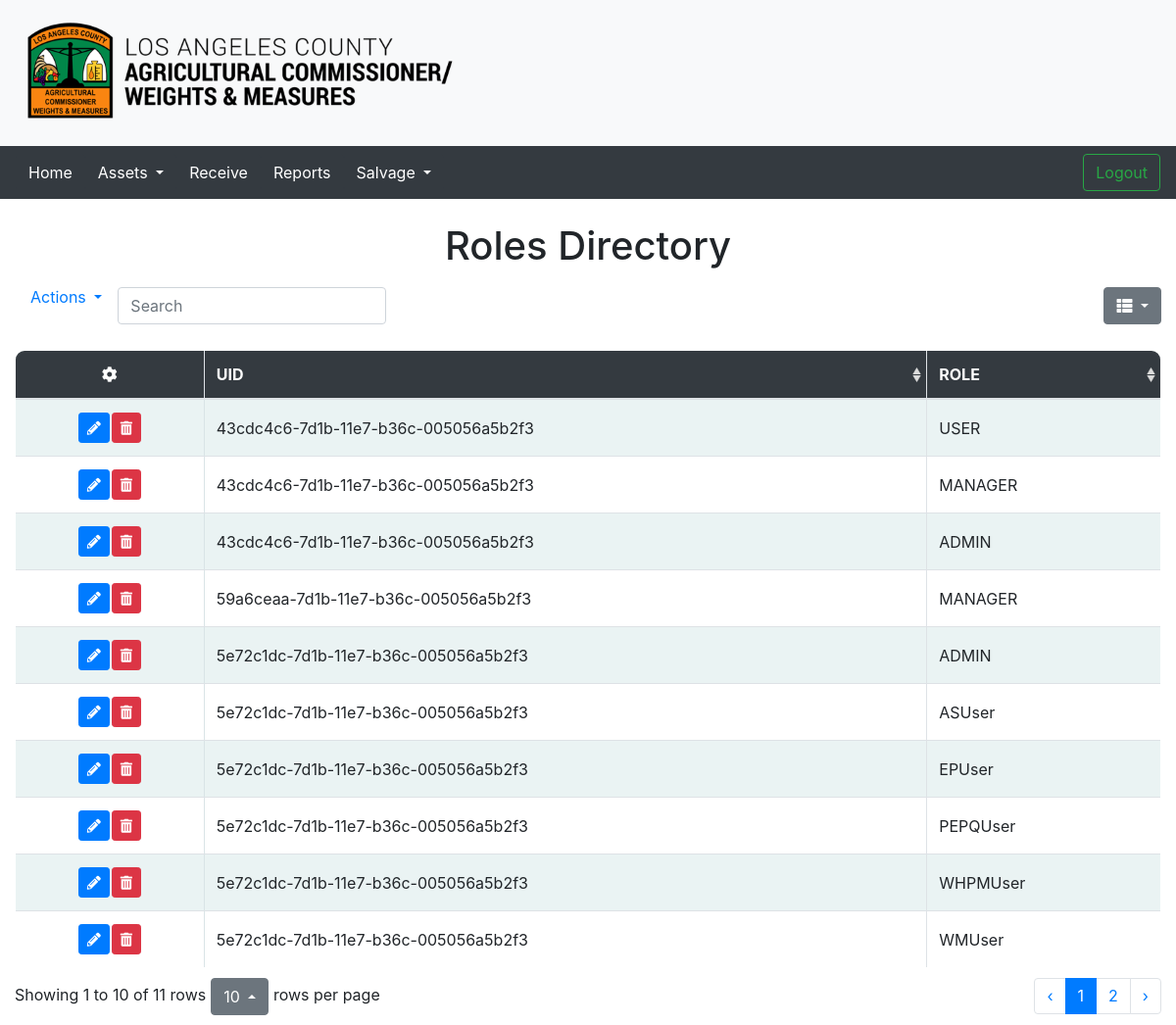
The app's page /admin.php with its own data.
### tables this page shows
CREATE TABLE `ROLES` (
  `UID` varchar(2000) DEFAULT NULL,
  `ROLE` varchar(2000) DEFAULT NULL
);

### admin.php (the view, shortened to what this page needs)
<?php
include 'header.php';
  $conn = OpenCon();
  $sql = "SELECT * FROM ROLES ORDER BY UID";
echo '<br><center><h1>Roles Directory</h1></center>';
echo '
<div class="col-md-12">
 <div id="alert" class="alert alert-info text-center" style="margin-top:20px; display:none;">
              <button class="close"><span aria-hidden="true">&times;</span></button>
                <span id="alert_message"></span>
        </div>
  <div class="columns columns-right btn-group float-left">
    <a class="nav-link dropdown-toggle" href="#" id="navbarDropdown" role="button" data-toggle="dropdown" aria-haspopup="true" aria-expanded="false">
      Actions
    </a>
  <div class="dropdown-menu" aria-labelledby="navbarDropdown">
    <a id="addnew" class="dropdown-item btn btn-success">Add Role</a>
    <a class="dropdown-item" href="#">Export</a>
    <a class="dropdown-item" href="#">Other</a>
  </div>
  </div>
      <table class="responstable" data-toggle="table" data-search="true" data-pagination="true" data-search-align="left" data-show-columns="true">
        <thead>
          <tr>
            <th><em class="fa fa-cog"></em></th>
            <th data-sortable="true">UID</th>
            <th data-sortable="true">ROLE</th>
          </tr>
        </thead>
      <tbody>';
        if ($result = $conn->query($sql))
        {
          if ($result->rowCount() > 0)
        {
        while ($row = $result->fetch())
        {
         echo'<tr align="center">
            <td>
              <div class="btn-group" role="group">
                <a class="edit-btn">
                <button class="btn btn-primary btn-sm edit" data-id="'.$row["UID"].",".$row["ROLE"].'">
                  <em class="fas fa-pencil-alt"></em></button>
                </a>
                <a class="delete-btn">
                  <button class="btn btn-danger btn-sm delete" data-id="'.$row["UID"].",".$row["ROLE"].'">
                  <em class="fas fa-trash-alt""></em></button>
                </a>
              </div>
            </td>';
echo        "<td>" . $row['UID'] . "</td>";
echo        "<td>" . $row['ROLE'] . "</td>";
echo      "</tr>";
        }
        }
        else
        {
          echo " No results to display!";
        }
        }
        else
        {
          echo "Error: " . $conn->error;
        }
        echo '</div>';
?>
<body>
</body>
</html>

### header.php (shortened to what this page needs)
<!DOCTYPE html>
<html>
<head>
	<link rel="stylesheet" type="text/css" href="bootstrap.css" />
	<link rel="stylesheet" href="https://maxcdn.bootstrapcdn.com/bootstrap/4.3.1/css/bootstrap.min.css">
    <link rel="stylesheet" href="https://cdnjs.cloudflare.com/ajax/libs/font-awesome/4.7.0/css/font-awesome.min.css">
    <link rel="stylesheet" href="https://use.fontawesome.com/releases/v5.6.3/css/all.css">
    <link rel="stylesheet" type="text/css" href="bootstrap-table.css" />
</head>
<body>
	<nav class="navbar navbar-expand-lg navbar-light bg-light justify-content-between">
		<a class="navbar-brand"><img src="acwm_logo.png"></a>
	</nav>
	<nav class="navbar navbar-expand-lg navbar-dark bg-dark">
		<div class="collapse navbar-collapse" id="navbarColor01">
			<ul class="nav navbar-nav ml-auto w-100 justify-content-left">
				<li class="nav-item active">
					<a class="btn btn-dark" href="home.php" role="button">Home</a>
				</li>
				<li class="nav-item">
					<div class="dropdown">
						<button class="btn btn-dark dropdown-toggle" type="button" id="dropdownMenuButton" data-toggle="dropdown" aria-haspopup="true" aria-expanded="false">
							Assets
						</button>
					</div>
				</li>
				<li class="nav-item active">
					<a class="btn btn-dark" href="receive.php" role="button">Receive</a>
				</li>
				<li class="nav-item active">
					<a class="btn btn-dark" href="reports.php" role="button">Reports</a>
				</li>
				<li class="nav-item">
					<div class="dropdown">
						<button class="btn btn-dark dropdown-toggle" type="button" id="dropdownMenuButton" data-toggle="dropdown" aria-haspopup="true" aria-expanded="false">
							Salvage
						</button>
					</div>
				</li>
			</ul>
			<ul class="nav navbar-nav ml-auto w-100 justify-content-end">
				<li class="nav-item active">
					<a href="logout.php" class="btn btn-outline-success float-right" role="button">Logout</a>
				</li>
			</ul>
		</div>
	</nav>
</body>
</html>

### records on screen
roles: UID "43cdc4c6-7d1b-11e7-b36c-005056a5b2f3", ROLE "USER"
roles: UID "43cdc4c6-7d1b-11e7-b36c-005056a5b2f3", ROLE "MANAGER"
roles: UID "43cdc4c6-7d1b-11e7-b36c-005056a5b2f3", ROLE "ADMIN"
roles: UID "59a6ceaa-7d1b-11e7-b36c-005056a5b2f3", ROLE "MANAGER"
roles: UID "5e72c1dc-7d1b-11e7-b36c-005056a5b2f3", ROLE "ADMIN"
roles: UID "5e72c1dc-7d1b-11e7-b36c-005056a5b2f3", ROLE "ASUser"
roles: UID "5e72c1dc-7d1b-11e7-b36c-005056a5b2f3", ROLE "EPUser"
roles: UID "5e72c1dc-7d1b-11e7-b36c-005056a5b2f3", ROLE "PEPQUser"
roles: UID "5e72c1dc-7d1b-11e7-b36c-005056a5b2f3", ROLE "WHPMUser"
roles: UID "5e72c1dc-7d1b-11e7-b36c-005056a5b2f3", ROLE "WMUser"
